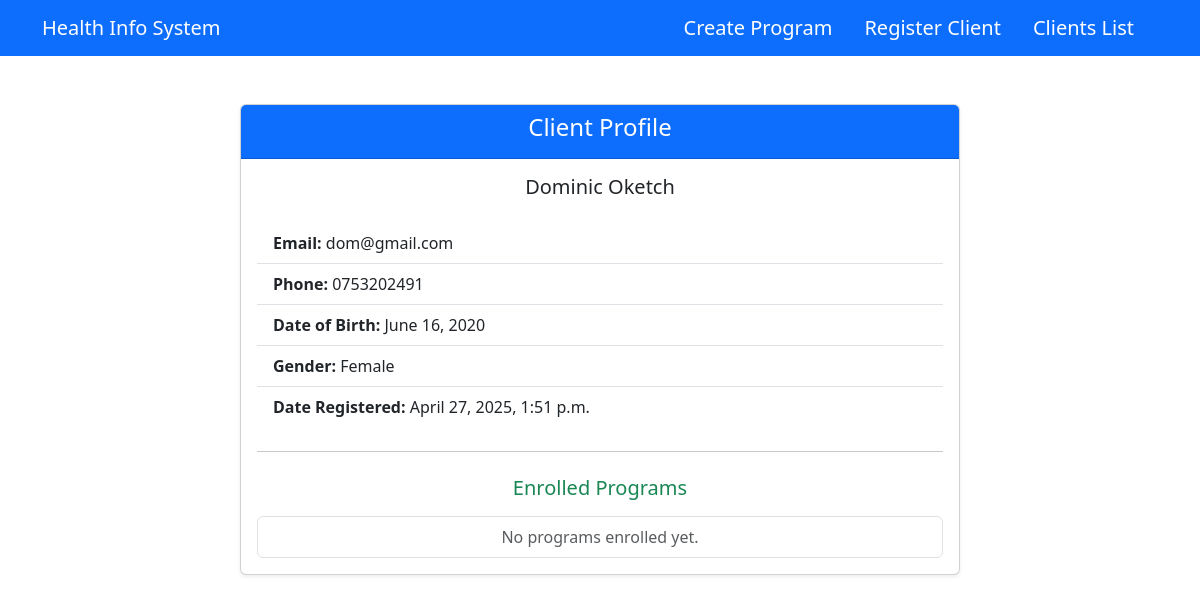
Page /clients/4/ on the committed database.
### healthIS/models.py (models this page shows, shortened)
class Client(models.Model):
    GENDER_CHOICES = [
        ('Male', 'Male'),
        ('Female', 'Female'),
        ('Other', 'Other')
    ]
    first_name = models.CharField(max_length=100)
    last_name = models.CharField(max_length=100)
    dob = models.DateField()
    email = models.EmailField(unique=True)
    gender = models.CharField(max_length=10, choices=GENDER_CHOICES)
    contact_info = models.CharField(max_length=255)
    date_registered = models.DateTimeField(auto_now_add=True)

### healthIS/views.py (the view)
# urls.py: path('clients/<int:client_id>/', views.client_profile, name='client-profile'),
def client_profile(request, client_id):
    client = get_object_or_404(Client, id=client_id)
    enrolled_program_ids = Enrollment.objects.filter(client=client).values_list('program_id', flat=True)
    available_programs = HealthProgram.objects.exclude(id__in=enrolled_program_ids)
    if request.method == 'POST':
        program_id = request.POST.get('program_id')
        program = get_object_or_404(HealthProgram, id=program_id)
        Enrollment.objects.create(client=client, program=program)
        return redirect('client-profile', client_id=client.id)
    enrollments = Enrollment.objects.filter(client=client)
    context = {
        'client': client,
        'available_programs': available_programs,
        'enrollments': enrollments
    }
    return render(request, 'healthIS/client_profile.html', context)

### healthIS/templates/healthIS/client_profile.html
{% extends 'healthIS/base.html' %}
{% block content %}
<div class="container my-5">
  <div class="row justify-content-center">
    <div class="col-md-8">
      <div class="card shadow-sm">
        <div class="card-header bg-primary text-white text-center">
          <h4>Client Profile</h4>
        </div>
        <div class="card-body">
          <h5 class="card-title mb-4 text-center">
            {{ client.first_name }} {{ client.last_name }}
          </h5>
          <ul class="list-group list-group-flush mb-4">
            <li class="list-group-item">
              <strong>Email:</strong> {{ client.email }}
            </li>
            <li class="list-group-item">
              <strong>Phone:</strong> {{ client.contact_info }}
            </li>
            <li class="list-group-item">
              <strong>Date of Birth:</strong> {{ client.dob }}
            </li>
            <li class="list-group-item">
              <strong>Gender:</strong> {{ client.gender }}
            </li>
            <li class="list-group-item">
              <strong>Date Registered:</strong> {{ client.date_registered }}
            </li>
          </ul>
          <hr class="my-4">
          <h5 class="text-success mb-3 text-center">Enrolled Programs</h5>
          <ul class="list-group">
            {% if enrollments %}
              {% for enrollment in enrollments %}
                <li class="list-group-item">{{ enrollment.program.name }}</li>
              {% endfor %}
            {% else %}
              <li class="list-group-item text-center text-muted">No programs enrolled yet.</li>
            {% endif %}
          </ul>
        </div>
      </div>
    </div>
  </div>
</div>
{% endblock %}

### rows in the picture
Client: first_name "Dominic", last_name "Oketch", email "dom@gmail.com", contact_info "0753202491", dob "June 16, 2020", gender "Female", date_registered "April 27, 2025, 1:51 p.m."
